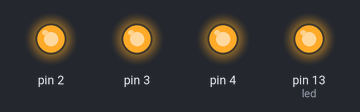
Bench run of a sketch on a simulated Arduino Uno, built with avr-gcc and run on an emulated ATmega328P. Shown: output pins drawn as LEDs (lit = HIGH).

Above: at 0.2 s.
At 2.5 s:
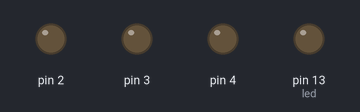
Timing chart, 0 to 5.9 s (numbered marks = the images above):
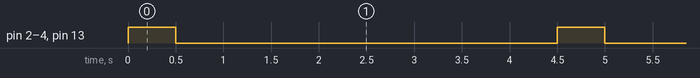

Measured:
- by itself, pin 2–4, pin 13 (led): alternates HIGH for 0.50 s and LOW for 4.0 s

The sketch:

simultaneous.ino
```cpp
/*
  simultaneous.ino
  Dylan Auty, 27/7/15
  -----------
  Generates pulses of the correct length to advance 3
  Kodak Carousel S-AV2060 Projectors forwards by one slide
  automatically every slideTime seconds.
  -----------
  To work, pulses must be used to control 20V pulse across pins
  2 + 3 of 6 pin DIN socket (originally to take a remote control).
  Additional hardware is needed.
 */

int led = 13;
int cPulseLength = 500;  //Datasheet specifies 0.2-0.75s for forward change at 50Hz mains
int slideTime = 4000; // Display each slide for 4 seconds
// NB: slide transition time is ~1s

void setup() {
  pinMode(led, OUTPUT);
  pinMode(2, OUTPUT);
  pinMode(3, OUTPUT);
  pinMode(4, OUTPUT);
}

void loop() {
  digitalWrite(led, HIGH);
  digitalWrite(2, HIGH);
  digitalWrite(3, HIGH);
  digitalWrite(4, HIGH);
  delay(cPulseLength);
  digitalWrite(led, LOW);
  digitalWrite(2, LOW);
  digitalWrite(3, LOW);
  digitalWrite(4, LOW);
  delay(slideTime);
}
```
